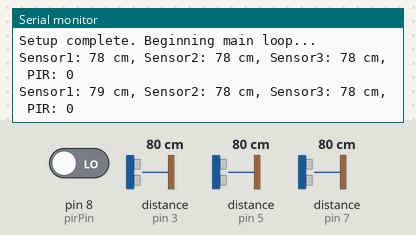
A sketch run on a simulated Arduino Uno, built with avr-gcc and run on an emulated ATmega328P. Shown: the last lines printed to the serial monitor. Wiring (inferred from the names in the program): 3 × ultrasonic range finder: trigger pin 2, echo pin 3 / trigger pin 4, echo pin 5 / trigger pin 6, echo pin 7. Inputs (shaded band) come from the test bench; at power-on: distance to the obstacle (sensors on pin 3, pin 5, pin 7) 80 cm, pin 8 (pirPin) LOW. The echo pulse lasts 58.3 µs per cm; the modem accepts every AT command (registered, SIM ready, sends succeed) and sends nothing else.

Above: at 4.2 s.
4.3 s: distance to the obstacle (sensor on pin 3) set to 32 cm
At 5.6 s:
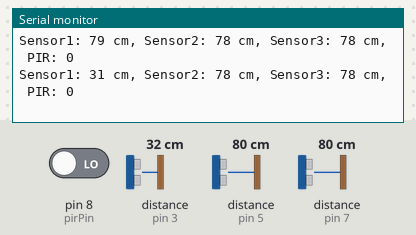
5.8 s: distance to the obstacle (sensor on pin 3) set to 27 cm
At 7.5 s:
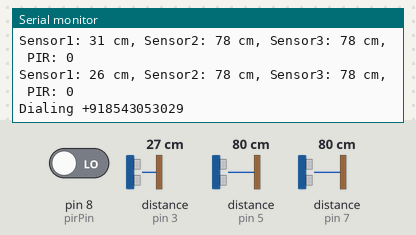
Timing chart, 0 to 9.0 s (numbered marks = the images above; inputs shaded):
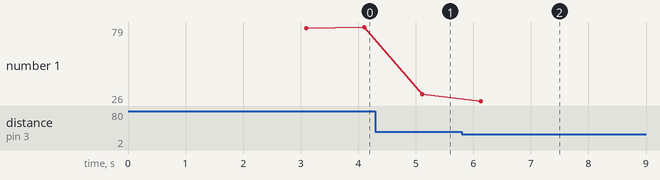

Measured:
- the behaviour switches between 31 and 30 cm on distance to the obstacle (sensor on pin 3) (found by bisection; images 1 and 2)
- after the input at 4.3 s, the serial monitor: prints a new line after 0.82 s (image 1)
- after the input at 5.8 s, the serial monitor: prints a new line after 0.33 s (image 2)
- plotted number 1: 79 → 31 after the input at 4.3 s, 31 → 26 after the input at 5.8 s

The sketch:

3Ultra_sonic_one_PIR_Call_alert..ino
```cpp
#include <SoftwareSerial.h>

// -----------------------------
// GSM Configuration
// -----------------------------
const int GSM_RX_PIN = 9;   // Arduino RX  (connect to SIM800L TX)
const int GSM_TX_PIN = 10;  // Arduino TX  (connect to SIM800L RX)
SoftwareSerial gsmSerial(GSM_RX_PIN, GSM_TX_PIN);

// -----------------------------
// Ultrasonic Sensor Pins
// -----------------------------
const int trigPin1 = 2;
const int echoPin1 = 3;

const int trigPin2 = 4;
const int echoPin2 = 5;

const int trigPin3 = 6;
const int echoPin3 = 7;

// -----------------------------
// PIR Sensor Pin
// -----------------------------
const int pirPin = 8; // PIR output goes HIGH on motion

// -----------------------------
// Distance Threshold
// -----------------------------
long distanceThreshold = 30; // in centimeters

// -----------------------------
// Phone Number to Call
// -----------------------------
String alertPhoneNumber = "+918543053029"; // Use full international format

// -----------------------------
// SETUP
// -----------------------------
void setup() {
  Serial.begin(9600);      // Debug serial
  gsmSerial.begin(9600);   // SIM800L baud (ensure SIM800L is set to 9600 or use auto-baud)

  // Ultrasonic pins
  pinMode(trigPin1, OUTPUT);
  pinMode(echoPin1, INPUT);

  pinMode(trigPin2, OUTPUT);
  pinMode(echoPin2, INPUT);

  pinMode(trigPin3, OUTPUT);
  pinMode(echoPin3, INPUT);

  // PIR pin
  pinMode(pirPin, INPUT);

  // Initialize GSM
  initGSMModule();

  Serial.println("Setup complete. Beginning main loop...");
}

// -----------------------------
// Main Loop
// -----------------------------
void loop() {
  // Read distances
  long distance1 = getDistanceCM(trigPin1, echoPin1);
  long distance2 = getDistanceCM(trigPin2, echoPin2);
  long distance3 = getDistanceCM(trigPin3, echoPin3);

  // Read PIR
  int pirState = digitalRead(pirPin);

  // Debug prints
  Serial.print("Sensor1: "); Serial.print(distance1); Serial.print(" cm, ");
  Serial.print("Sensor2: "); Serial.print(distance2); Serial.print(" cm, ");
  Serial.print("Sensor3: "); Serial.print(distance3); Serial.print(" cm, ");
  Serial.print("PIR: "); Serial.println(pirState);

  // Check triggers
  bool ultrasonicTriggered = (
       (distance1 > 0 && distance1 < distanceThreshold) ||
       (distance2 > 0 && distance2 < distanceThreshold) ||
       (distance3 > 0 && distance3 < distanceThreshold)
  );

  bool pirTriggered = (pirState == HIGH);

  // If either ultrasonic or PIR triggered
  if (ultrasonicTriggered || pirTriggered) {
    // Make a call
    callNumber(alertPhoneNumber);

    // Wait to avoid repeated calls
    delay(5000);
  }

  // Small delay between checks
  delay(1000);
}

// -----------------------------
// Initialize GSM Module
// -----------------------------
void initGSMModule() {
  delay(1000);

  // Basic AT check
  gsmSerial.println("AT");
  delay(1000);

  // Optional: enable caller ID display
  gsmSerial.println("AT+CLIP=1");
  delay(1000);

  // The module is ready to dial calls without needing to set SMS mode
  Serial.println("GSM Module initialized for calling.");
}

// -----------------------------
// Make a Phone Call
// -----------------------------
void callNumber(String phoneNumber) {
  Serial.println("Dialing " + phoneNumber);

  // "ATD" command with a semicolon for voice call
  gsmSerial.print("ATD");
  gsmSerial.print(phoneNumber);
  gsmSerial.println(";");

  // Wait some time to let it ring (e.g., 10 seconds)
  delay(10000);

  // Hang up
  gsmSerial.println("ATH");
  delay(1000);

  Serial.println("Call ended.");
}

// -----------------------------
// Get Distance from Ultrasonic
// -----------------------------
long getDistanceCM(int trigPin, int echoPin) {
  // Clear trigger
  digitalWrite(trigPin, LOW);
  delayMicroseconds(2);

  // Trigger the sensor for 10 microseconds
  digitalWrite(trigPin, HIGH);
  delayMicroseconds(10);
  digitalWrite(trigPin, LOW);

  // Read echo pulse
  long duration = pulseIn(echoPin, HIGH);

  // Convert to cm (speed of sound ~34300 cm/s)
  long distanceCm = duration * 0.034 / 2;
  return distanceCm;
}
```
